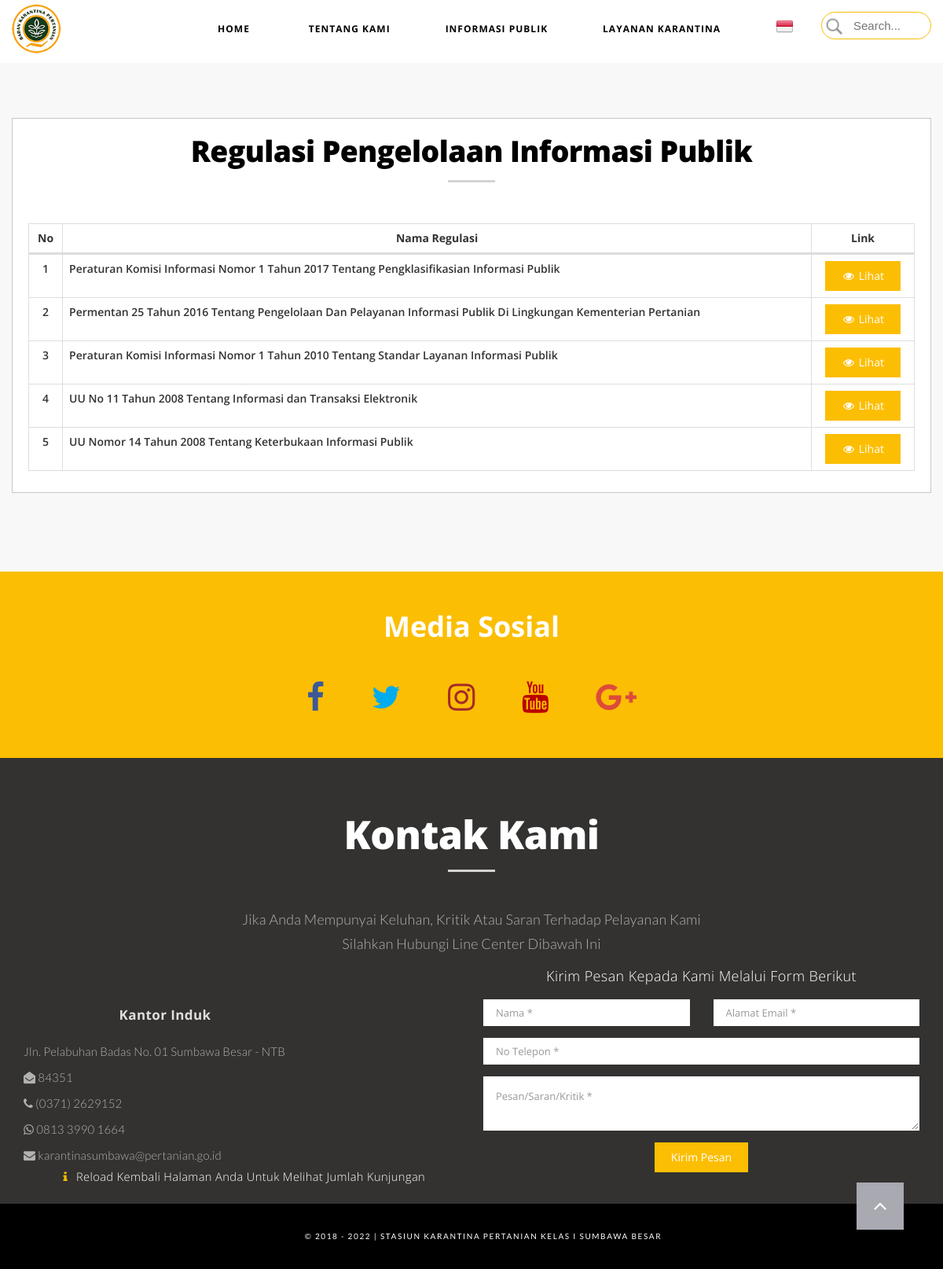
Page /ppid?regulasi on the committed database.
### tables this page shows
CREATE TABLE `ppid_regulasi` (
  `id` int(20) NOT NULL,
  `nama_regulasi` varchar(500) NOT NULL,
  `link` varchar(300) NOT NULL,
  `waktu_input` date NOT NULL
);

### admin/classes/class_ppid.php (called while the page is built, shortened)
<?php
class ppid{
	private $db;
	public function __construct(Database $db){
			$this->conn = $db;
			$this->db = $this->conn->getConnection();
	}
	public function tampil_regulasi($id=null){
		$sql = "SELECT * FROM ppid_regulasi";
		if ($id !=null) {
			$sql .= " WHERE id='$id' ORDER BY id DESC";
		}else{
			$sql .= " ORDER BY id DESC";
		}
		$query = $this->db->query($sql) or die($this->db->error);
		return $query;
	}
}
?>

### admin/config/database.php (called while the page is built, shortened)
<?php
class Database {
	private static $connection;
	private $host = "localhost";
	private $username = "root";
	private $password = "";
	private $database = "websumbawa";
	private function __construct() {
		self::$connection = new mysqli($this->host, $this->username, $this->password, $this->database);
	}
	public function getConnection() {
		return self::$connection;
	}
}
?>

### templates/head.php (called while the page is built, shortened)
<?php
require_once('admin/config/database.php');
require_once('admin/classes/class_ppid.php');
$db = Database::getInstance();
$ppid = new ppid($db);
require_once('templates/header_web.php');
?>

### views/ppid/regulasi.php (the view, shortened to what this page needs)
<section class="light-bg atas" id="berkala">
	<div class="container">
		<div class="row">
			<div class="mz-module text-center">
				<div class="mz-module-about text-center">
					<div class="section-title">
						<h2 class="judul">Regulasi Pengelolaan Informasi Publik</h2>
					</div>
					<table id="info_berkala" class="table table-bordered text-center" style="width:100%">
						<thead>
							<tr>
								<th>No</th>
								<th>Nama Regulasi</th>
								<th>Link</th>
							</tr>
						</thead>
						<tbody>
							<?php
								$no = 1;
								$tampil = $ppid->tampil_regulasi();
								while ($info = $tampil->fetch_object()) :
							?>
							<tr>
								<td><?php echo $no++;?></td>
								<td><?php echo $info->nama_regulasi;?></td>
								<td><a href="<?=$info->link;?>" target="_blank"><button type="button"  class="btn btn-warning"><i class="fa fa-eye fa-fw"></i> Lihat</button></a></td>
							</tr>
							<?php endwhile ?>
						</tbody>
					</table>
				</div>
			</div>
		</div>
	</div>
</section>

### css/style.css (style rules this page uses)
body { margin: 0px; font-family: "Open Sans", Sans-serif; }
@media (min-width: 768px) { section { padding: 150px 0; } }
section { padding: 70px 0; }
.section-title h2 { font-size: 50px; color: #B3B3BB; font-weight: 900; letter-spacing: -0.6px; position: relative; margin: 0 0 50px 0; padding-bottom: 15px; }
.section-title h2:after { left: 50%; z-index: 1; width: 60px; height: 3px; content: " "; bottom: -5px; margin-left: -30px; text-align: center; position: absolute; background: #D4D4D4; }
.mz-module { position: relative; margin-bottom: 30px; }
.mz-module-about { border: 1px solid #c7c7d1; min-height: 280px; padding: 20px; background-color: #FFF; }
.light-bg { background-color: #f8f8f8; }
.btn { display: inline-block; padding: 8px 20px; margin-bottom: 0; font-size: 14px; font-weight: 400; line-height: 1.42857143; text-align: center; white-space: nowrap; vertical-align: middle; -ms-touch-action: manipulation; touch-action: manipulation; cursor: pointer; -webkit-user-select: none; -moz-user-select: none; -ms-user-select: none; user-select: none; background-image: none; border: 1px solid transparent; border-radius: 0px; background-color: #FCBE03; }
.pagination > li > a:hover, { background-color: white; }
body { top: 0px !important; }

### templates/header_web.php (style rules this page uses)
body { overflow-x: hidden; }

### ppid.php (style rules this page uses)
.atas { margin-top: 50px; }

### views/ppid/regulasi.php (style rules this page uses)
section#berkala { margin-top: 80px; }
h2.judul { color: #000; font-size: 28pt }
th { text-align: center; }
td { vertical-align: text-bottom; font-weight: 600 }
td:nth-of-type(2) { text-align: left; padding: 30px; vertical-align: text-bottom; }

### rows in the picture
ppid_regulasi: nama_regulasi "Peraturan Komisi Informasi Nomor 1 Tahun 2017 Tentang Pengklasifikasian Informasi Publik"
ppid_regulasi: nama_regulasi "Permentan 25 Tahun 2016 Tentang Pengelolaan Dan Pelayanan Informasi Publik Di Lingkungan Kementerian Pertanian"
ppid_regulasi: nama_regulasi "Peraturan Komisi Informasi Nomor 1 Tahun 2010 Tentang Standar Layanan Informasi Publik"
ppid_regulasi: nama_regulasi "UU No 11 Tahun 2008 Tentang Informasi dan Transaksi Elektronik"
ppid_regulasi: nama_regulasi "UU Nomor 14 Tahun 2008 Tentang Keterbukaan Informasi Publik"
